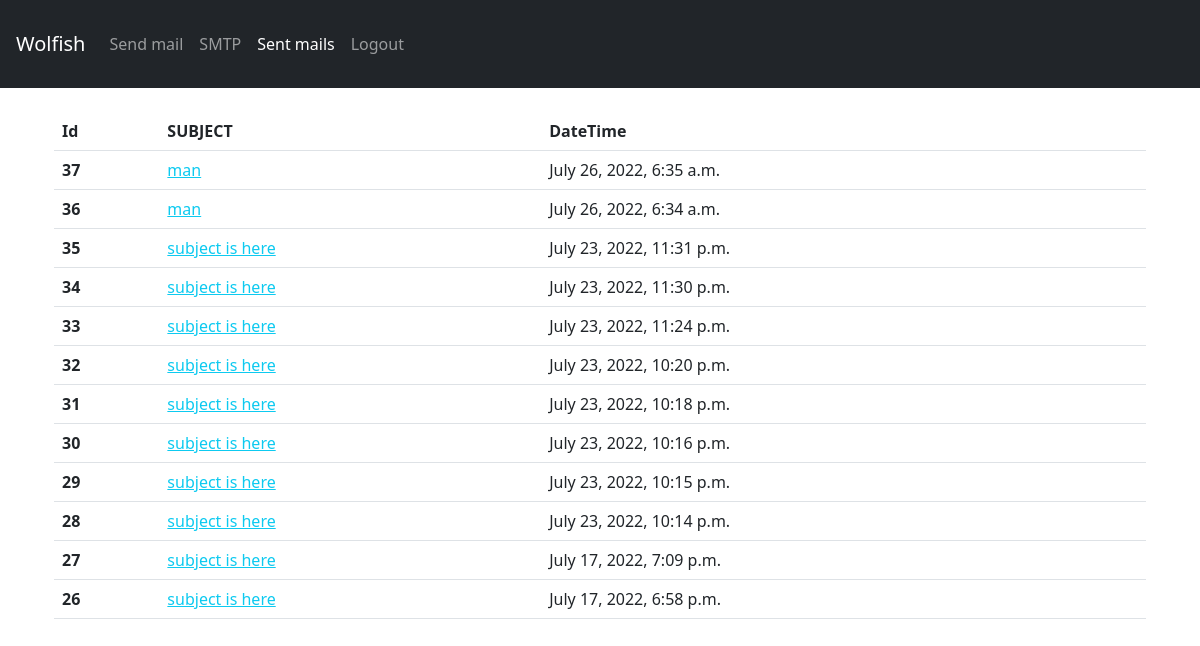
The page /list-mails/ (signed in) on the database as committed earlier.
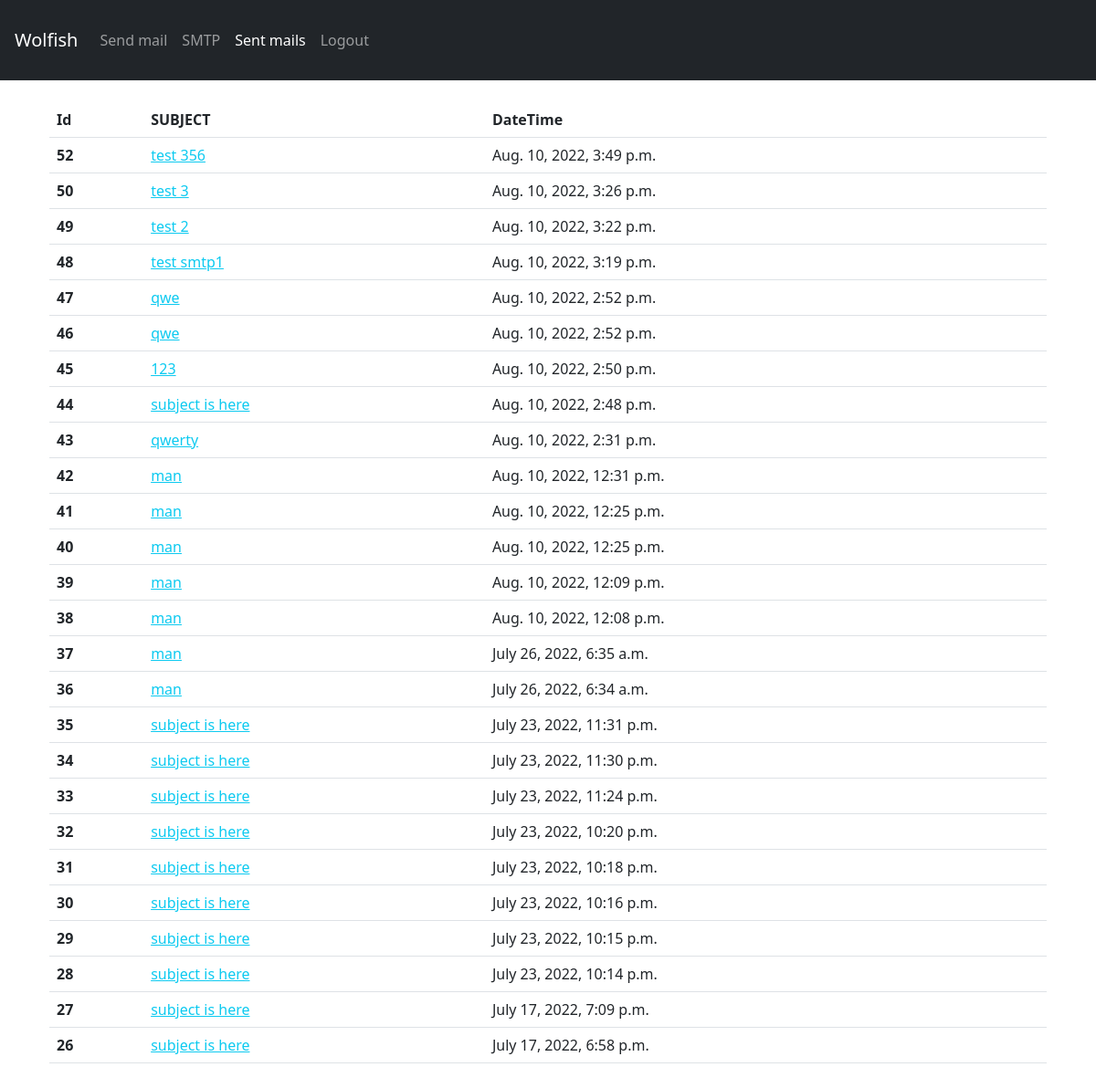
The same page on the database as committed later.
### mailer/models.py (models this page shows, shortened)
class Mails(models.Model):
    unq_id          = models.CharField(max_length=255, blank=True, null=True, unique=True)
    sender_email    = models.CharField(max_length=255, blank=True, null=True)
    sender_name     = models.CharField(max_length=255, blank=True, null=True)
    reply_to_email  = models.CharField(max_length=255, blank=True, null=True)
    reply_to_name   = models.CharField(max_length=255, blank=True, null=True)
    subject         = models.CharField(max_length=255, blank=True, null=True)
    message         = models.TextField(blank=True, null=True)
    email_list      = models.TextField(blank=True, null=True)
    dt_stamp        = models.DateTimeField(auto_now_add=True, blank=True, null=True)
    class Meta:
        verbose_name_plural = "Mail"

### mailer/views.py (the view)
# urls.py: path('list-mails/', SenderListView, name="list-sender-view"),
@ login_required(login_url='login/')
def SenderListView(request):
    if request.method == 'GET':
        data = Mails.objects.all().order_by('-id')
        return render(request, 'list-senders.html', {"data":data})

### templates/list-senders.html (shortened to what this page needs)
{% load static %}
{% include 'nav.html' %}
<div class="container p-4">
<form method="POST" action="">
<table class="table">
    <thead>
      <tr>
        <th scope="col">Id</th>
        <th scope="col">SUBJECT</th>
        <th scope="col">DateTime</th>
      </tr>
    </thead>
    <tbody>
    {% for i in data %}
      <tr>
        <th scope="row">{{ i.id }}</th>
        <td><a href="{% url 'detail-sender' id=i.id %}" class="link-info">{{ i.subject }}</a></td>
        <td>{{ i.dt_stamp }}</td>
      </tr>
      {% endfor %}
    </tbody>
</table>
</form>
</div>

Rows that differ between the two databases and show on the page:
added Mails: id "52", subject "test 356", dt_stamp "Aug. 10, 2022, 3:49 p.m."
added Mails: id "50", subject "test 3", dt_stamp "Aug. 10, 2022, 3:26 p.m."
added Mails: id "49", subject "test 2", dt_stamp "Aug. 10, 2022, 3:22 p.m."
added Mails: id "48", subject "test smtp1", dt_stamp "Aug. 10, 2022, 3:19 p.m."
added Mails: id "47", subject "qwe", dt_stamp "Aug. 10, 2022, 2:52 p.m."
added Mails: id "46", subject "qwe", dt_stamp "Aug. 10, 2022, 2:52 p.m."
added Mails: id "45", subject "123", dt_stamp "Aug. 10, 2022, 2:50 p.m."
added Mails: id "44", subject "subject is here", dt_stamp "Aug. 10, 2022, 2:48 p.m."
added Mails: id "43", subject "qwerty", dt_stamp "Aug. 10, 2022, 2:31 p.m."
added Mails: id "42", subject "man", dt_stamp "Aug. 10, 2022, 12:31 p.m."
added Mails: id "41", subject "man", dt_stamp "Aug. 10, 2022, 12:25 p.m."
added Mails: id "40", subject "man", dt_stamp "Aug. 10, 2022, 12:25 p.m."
added Mails: id "39", subject "man", dt_stamp "Aug. 10, 2022, 12:09 p.m."
added Mails: id "38", subject "man", dt_stamp "Aug. 10, 2022, 12:08 p.m."
